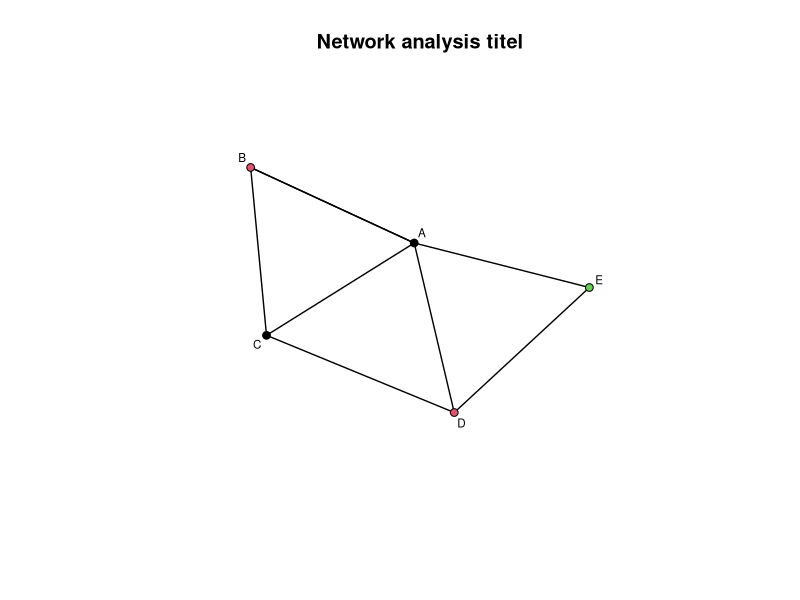

The R script that drew this image:
# Creation date: 
#   2015-11-02
# Created by: 
#   HS
# Objective: 
#   function for network analysis
# Usage: 
#   plot.network.from.df(df.1, titel, v.interactive = F)
#     df.1: data.frame of interaction pairs
#     titel: titel of plot
#     v.interactive = set plot to interactive (T) to move nodes, default is (F)
# Input: 
#   plot.network.from.df(df.1, titel, v.interactive)
#   nodeinfo
# Output:
#   plot of network interactions


plot.network.from.df <- function (df.1, titel, nodeinfo, v.interactive = F){
  require(network)
df.netw.2 <- network(df.1, 
                     directed=F,
                     loops = F,
                     multiple = T,
                     bipartite = F)
plot(df.netw.2,
     main=titel,
     vertex.col=nodeinfo$Class,
     interactive = v.interactive,
     jitter = TRUE,
     usearrows = FALSE,
     displaylabels = TRUE,
     label.cex = .7
     )
}

#example data
df.1 <- data.frame(V1 = c("A","A","A","A","B","B","C","D"), 
                   V2 = c("B","C","D","E","A","C","D","E"))
nodeinfo <- data.frame(Node = c("A","B","C","D","E"),
                       Class = c("1","2","1","2","3"))
titel = "Network analysis titel"
plot.network.from.df(df.1, titel, nodeinfo)
